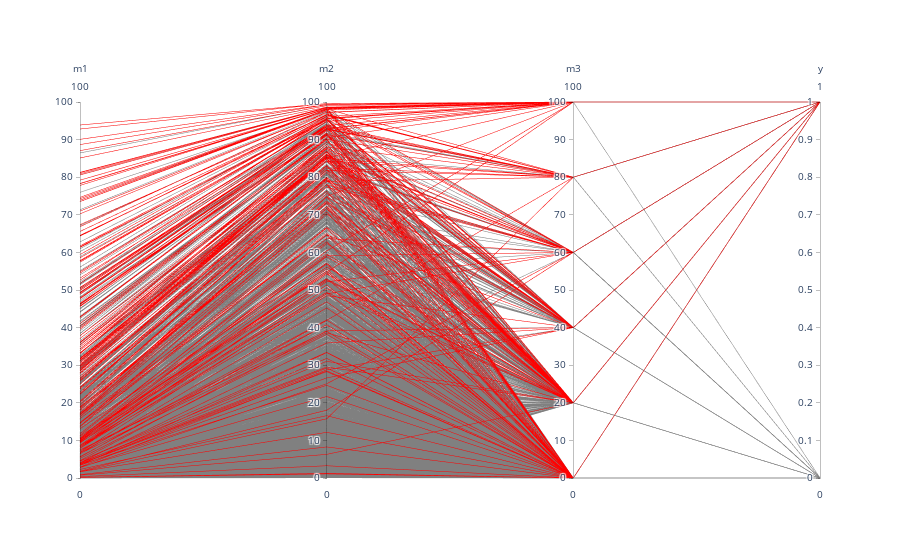

Notebook code cell kept with this figure:
### Code cell
import plotly.express as px
import plotly.graph_objects as go

fig = go.Figure(data=
    go.Parcoords(
        line = dict(color = df_previsoes['y'],
                   colorscale = [[0,'grey'], [1,'red']]),
        dimensions = list([
            dict(range = [0, 100],
                label = 'm1', values = df_previsoes['m1']),
            dict(range = [0, 100],
                label = 'm2', values = df_previsoes['m2']),
            dict(range = [0, 100],
                label = 'm3', values = df_previsoes['m3']),
            dict(range = [0, 1],
                #constraintrange = [0.5,1],
                label = 'y', values = df_previsoes['y'])
        ])
    )
)
fig.show()

### Figure 1 — Plotly figure (JSON) as saved in the notebook; plotly's stock layout.template omitted (floating-point values rounded to 4 significant figures; data arrays with more than 128 entries replaced by an {"elided": "..."} marker saying what was removed)
{"data": [{"dimensions": [{"label": "m1", "range": [0, 100], "values": {"elided": "2500 float values"}}, {"label": "m2", "range": [0, 100], "values": {"elided": "2500 float values"}}, {"label": "m3", "range": [0, 100], "values": {"elided": "2500 int values"}}, {"label": "y", "range": [0, 1], "values": {"elided": "2500 int values"}}], "line": {"color": {"elided": "2500 int values"}, "colorscale": [[0, "grey"], [1, "red"]]}, "type": "parcoords"}], "layout": {}}
